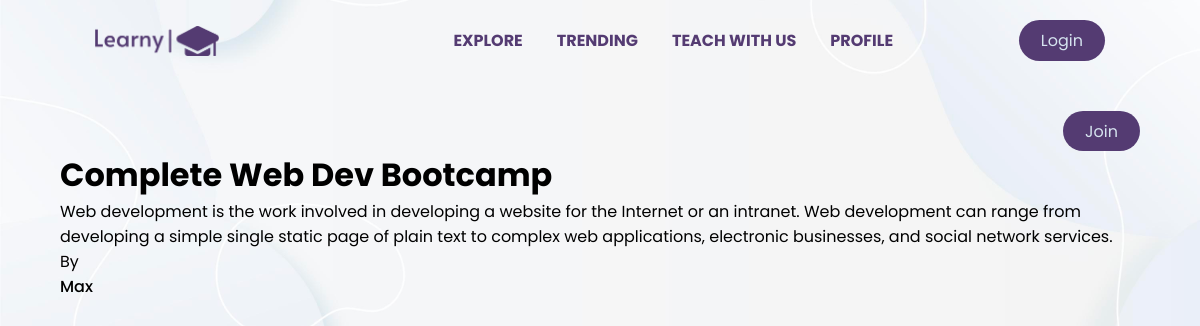
Screenshot of /workshop/related_workshops/complete-web-dev-bootcamp/ with the database file from the repository.
### workshop/models.py (models this page shows, shortened)
class Workshop(models.Model):
    name = models.CharField(max_length=120)
    shortdescription = models.CharField(max_length=400)
    description = models.TextField(max_length=2000)
    date = models.DateField(auto_now_add=True)
    image = models.ImageField(upload_to="workshopimages",default="defaultw")#
    students_in_workshop = models.IntegerField() #
    workshopcategory = models.ForeignKey(WorkshopCategory, on_delete=models.CASCADE) #r
    difficulty_choices = models.TextChoices("difficulty_choices","Easy Intermediate Difficult")
    difficulty = models.CharField(choices=difficulty_choices,max_length=50)
    paid = models.BooleanField(default=False)
    instructor = models.ForeignKey(Instructor, on_delete=models.CASCADE)#r
    workshopslug = models.SlugField()
    price = models.IntegerField()

class Instructor(models.Model):#
    name = models.CharField(max_length=120)
    role = models.CharField(max_length=120)
    qualification = models.CharField(max_length=200)
    def __str__(self):
        return self.name

### workshop/views.py (the view)
# urls.py: path('related_workshops/<slug:slugworkshop>/',views.related_workshops,name='related_workshops'), # this allow me to sort by related category in all_categories
def related_workshops(request,slugworkshop):
    workshop_selected = Workshop.objects.get(workshopslug=slugworkshop)
    category_of_workshop = workshop_selected.workshopcategory
    workshops_of_category = Workshop.objects.filter(workshopcategory=category_of_workshop)
    ctx = {"all_workshops":workshops_of_category}
    return render(request,"workshop/all_workshops.html",context=ctx)

### workshop/templates/workshop/all_workshops.html (shortened to what this page needs)
{% extends "base.html" %}
{% load static %}
{% block body %}
{% for course in all_workshops %}
<div class="workshops container"style="margin-top:30px">
    <div class="workshop-related" style="display:flex; justify-content:space-between">
    <div class="course-img" style="max-width: 400px;
    height: 100%; flex-basis:1000px">
 </div>
 <a href="{% url "workshop_detail"  course.workshopslug%}" class="btn" style=" font-size:medium; height:40px;" >Join</a>
</div>
    <h1>{{course.name}}</h1>
    <p>{{course.description}}</p>
    <p>By</p>
    <span style="display:block; font-weight:500">{{course.instructor}}</span>
</div>
{% endfor %}
{% endblock  %}

### static/style.css (style rules this page uses)
* { margin: 0; padding: 0; box-sizing: border-box; font-family: "Poppins", sans-serif; list-style: none; text-decoration: none; }
body { background-color: aliceblue; background-image: url(board5.jpg); background-size: cover; background-position: center; }
.container { max-width: 1080px; margin-right: auto; margin-left: auto; }
.btn { padding: 8px 22px; background-color:rgb(84, 59, 114) ; color: rgb(213, 227, 239); border-radius: 5rem; }
a { text-decoration: none; }

### rows the page displays
Workshop: name "Complete Web Dev Bootcamp", description "Web development is the work involved in developing a website for the Internet or an intranet. Web development can range from developing a simple single static page of plain text to complex web applications, electronic businesses, and social network services.", instructor "Max"
